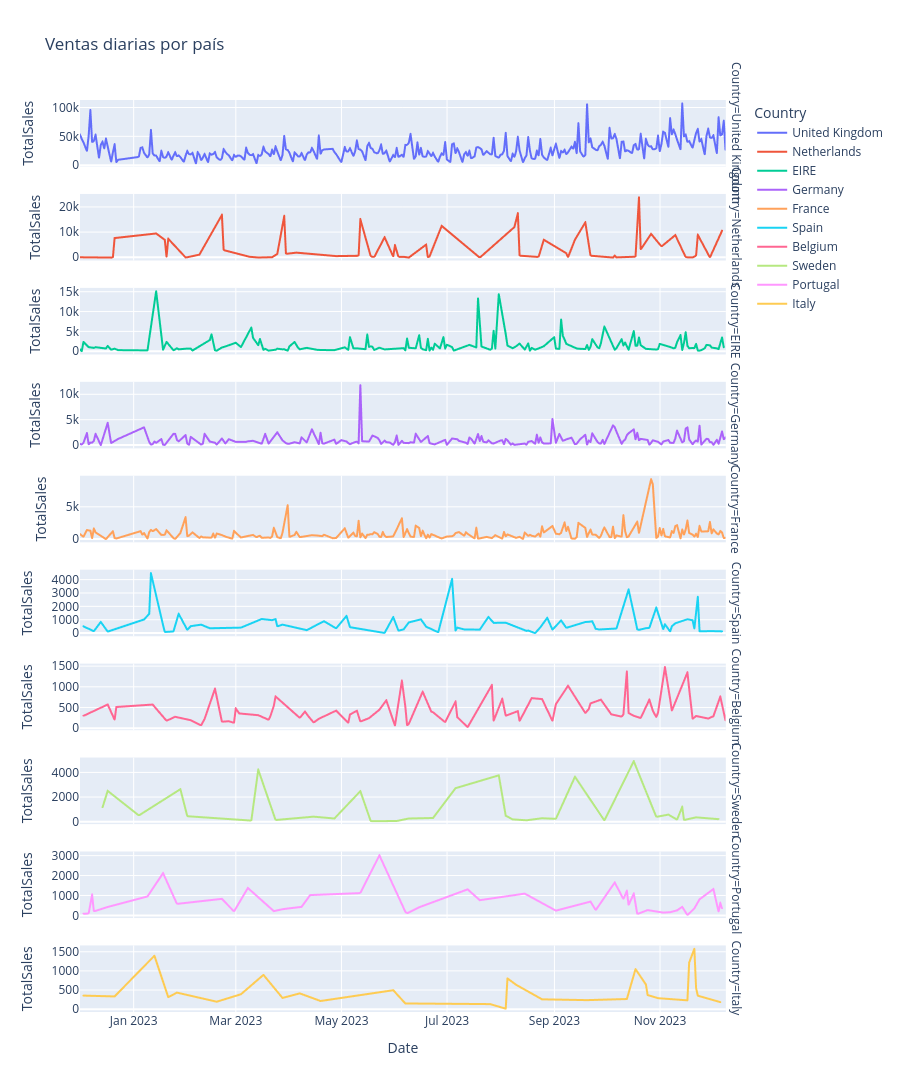

The cell this chart's notebook holds for it:
### Markdown cell above
### Evoluación temporal de las ventas por país
A continuación, se representan las series temporales de ventas para los distintos países con el objetivo de analizar su evolución a lo largo del tiempo. El gráfico se presenta ordenado según el número de ventas, por lo que Reino Unido aparecerá en primer lugar.

El análisis de estos gráficos permite identificar posibles tendencias, patrones de estacionalidad y variaciones en el volumen de ventas, así como detectar picos de demanda o comportamientos atípicos en determinados periodos, que pueden corresponderse con vacaciones o eventos importantes en el país.

### Code cell
# Orden de países por ventas totales (de mayor a menor)
country_order = (df_paises.groupby("Country")["TotalSales"].sum().sort_values(ascending=False).index.tolist())

# Grafico los paises ordenados según sus ventas.
fig = px.line(
    df_paises,
    x="Date",
    y="TotalSales",
    color="Country",
    category_orders={"Country": country_order},
    title="Ventas diarias por país",
    facet_row="Country",
    height=1500
).update_yaxes(matches=None)

fig.show()
